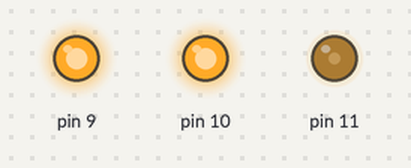
Recording of a sketch running on a simulated Arduino Uno, built with avr-gcc and run on an emulated ATmega328P. On the bench: output pins drawn as LEDs (lit = HIGH). The local clock reads 2024-03-15 10:24:30 at power-on unless the sketch sets it; what the sketch prints to the serial monitor is not drawn.

Above: at 0.1 s.
Timing chart, 0 to 1.6 s (numbered marks = the images above):
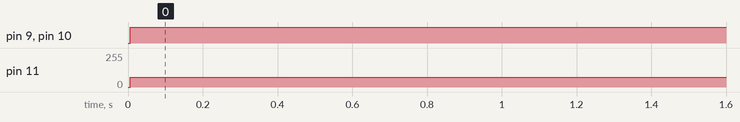

The sketch:

daylight_simulator.ino
```cpp
// ---------- INCLUDES ---------- //
#include "color.h"
#include "realtime.h"


void setup() {
  Serial.begin(9600);
  color.SETUP(9, 10, 11);
  realtime.SETUP();
}

void loop() {
  int utime = realtime.getUniqueTimestamp();
  color.setLedBasedOnTime(utime);
  delay(500);
}
```

color.cpp
```cpp
#include "Arduino.h"
#include "color.h"

//linear gamma correction values
const uint8_t PROGMEM gamma8[] = {
  0,   0,   0,   0,   0,   0,   0,   0,   0,   0,   0,   0,   0,   0,   0,   0,
  0,   0,   0,   0,   0,   0,   0,   0,   0,   0,   0,   0,   1,   1,   1,   1,
  1,   1,   1,   1,   1,   1,   1,   1,   1,   2,   2,   2,   2,   2,   2,   2,
  2,   3,   3,   3,   3,   3,   3,   3,   4,   4,   4,   4,   4,   5,   5,   5,
  5,   6,   6,   6,   6,   7,   7,   7,   7,   8,   8,   8,   9,   9,   9,  10,
  10,  10,  11,  11,  11,  12,  12,  13,  13,  13,  14,  14,  15,  15,  16,  16,
  17,  17,  18,  18,  19,  19,  20,  20,  21,  21,  22,  22,  23,  24,  24,  25,
  25,  26,  27,  27,  28,  29,  29,  30,  31,  32,  32,  33,  34,  35,  35,  36,
  37,  38,  39,  39,  40,  41,  42,  43,  44,  45,  46,  47,  48,  49,  50,  50,
  51,  52,  54,  55,  56,  57,  58,  59,  60,  61,  62,  63,  64,  66,  67,  68,
  69,  70,  72,  73,  74,  75,  77,  78,  79,  81,  82,  83,  85,  86,  87,  89,
  90,  92,  93,  95,  96,  98,  99, 101, 102, 104, 105, 107, 109, 110, 112, 114,
  115, 117, 119, 120, 122, 124, 126, 127, 129, 131, 133, 135, 137, 138, 140, 142,
  144, 146, 148, 150, 152, 154, 196, 158, 160, 162, 164, 167, 169, 171, 173, 175,
  177, 180, 182, 184, 186, 189, 191, 193, 196, 198, 200, 203, 205, 208, 210, 213,
  215, 218, 220, 223, 225, 228, 231, 233, 236, 239, 241, 244, 247, 249, 252, 255
};

byte red    = 0;
byte green  = 0;
byte blue   = 0;

byte redPin;
byte greenPin;
byte bluePin;

const byte nightLED[] = {0, 0, 0};
const byte sunLED[]   = {255, 157, 64};
const byte dayLED[]   = {255, 255, 164};

// unique timestamp for definig when action need to be taken
// calculated like = Hour * Minute * Second / 10
// Had to divide with 10 otherwise we exceed the limit of int
// (changin color every minute is too quick but every second is unneccesary)
const int sunriseBegin  = 2520; // 07:00
const int dawnBegin     = 2880; // 08:00
const int dayBegin      = 3240; // 09:00
const int sunsetBegin   = 6840; // 19:00
const int duskBegin     = 7200; // 20:00
const int nightBegin    = 7920; // 22:00

cclass::cclass() {
}

void cclass::SETUP(byte pin1, byte pin2, byte pin3) {

  redPin    = pin1;
  greenPin  = pin2;
  bluePin   = pin3;

  pinMode(redPin,   OUTPUT);
  pinMode(greenPin, OUTPUT);
  pinMode(bluePin,  OUTPUT);
}

void cclass::setLedBasedOnTime(int utimestamp)
{
  // Night time
  if (nightBegin <= utimestamp ||  utimestamp < sunriseBegin) {
    Serial.print("NIGHT ");
    red   = nightLED[0];
    green = nightLED[1];
    blue  = nightLED[2];
  }
  // Sunrise
  if (sunriseBegin <=  utimestamp && utimestamp < dawnBegin) {
    Serial.print("SUNRISE ");
    red   = map(utimestamp, sunriseBegin, dawnBegin, nightLED[0], sunLED[0]);
    green = map(utimestamp, sunriseBegin, dawnBegin, nightLED[1], sunLED[1]);
    blue  = map(utimestamp, sunriseBegin, dawnBegin, nightLED[2], sunLED[2]);
  }
  // Dawn
  if (dawnBegin <= utimestamp && utimestamp < dayBegin) {
    Serial.print("DAWN ");
    red   = map(utimestamp, dawnBegin, dayBegin, sunLED[0], dayLED[0]);
    green = map(utimestamp, dawnBegin, dayBegin, sunLED[1], dayLED[1]);
    blue  = map(utimestamp, dawnBegin, dayBegin, sunLED[2], dayLED[2]);
  }
  // Daytime
  if (dayBegin <=  utimestamp && utimestamp < sunsetBegin) {
    Serial.print("DAYTIME ");
    red   = dayLED[0];
    green = dayLED[1];
    blue  = dayLED[2];
  }
  // Sunset
  if (sunsetBegin <=  utimestamp && utimestamp < duskBegin) {
    Serial.print("SUNSET ");
    red   = map(utimestamp, sunsetBegin, duskBegin, dayLED[0], sunLED[0]);
    green = map(utimestamp, sunsetBegin, duskBegin, dayLED[1], sunLED[1]);
    blue  = map(utimestamp, sunsetBegin, duskBegin, dayLED[2], sunLED[2]);
  }
  // Dusk
  if (duskBegin <=  utimestamp && utimestamp < nightBegin) {
    Serial.print("DUSK ");
    red   = map(utimestamp, duskBegin, nightBegin, sunLED[0], nightLED[0]);
    green = map(utimestamp, duskBegin, nightBegin, sunLED[1], nightLED[1]);
    blue  = map(utimestamp, duskBegin, nightBegin, sunLED[2], nightLED[2]);
  }

  Serial.print(utimestamp);
  Serial.print(": ");
  cclass::setColor();
}

void cclass::setColor() {

  red   = pgm_read_byte(&gamma8[red]);
  green = pgm_read_byte(&gamma8[green]);
  blue  = pgm_read_byte(&gamma8[blue]);

  analogWrite(redPin,   red);
  analogWrite(greenPin, green);
  analogWrite(bluePin,  blue);

  Serial.print("RGB(");
  Serial.print(red);
  Serial.print(",");
  Serial.print(green);
  Serial.print(",");
  Serial.print(blue);
  Serial.println(")");

}


cclass color = cclass();
```

color.h
```cpp
#ifndef color_h
#define color_h


class cclass {
  public:
    cclass();
    void SETUP(byte pin1, byte pin2, byte pin3);
    void setLedBasedOnTime(int utimestamp);
    void setColor();
};

extern cclass color;
#endif
```

realtime.cpp
```cpp
#include "Arduino.h"
#include "realtime.h"
#include "DS3231.h"
#include "Wire.h"

DS3231 Clock;
bool h12;
bool PM;

rclass::rclass() {
}

void rclass::SETUP() {
  Wire.begin();
  }

int rclass::getUniqueTimestamp()
{
  byte hour = Clock.getHour(h12, PM);
  byte minute = Clock.getMinute();
  byte second = Clock.getSecond();

  Serial.print(hour);
  Serial.print(':');
  Serial.print(minute);
  Serial.print(':');
  Serial.println(second);
  int result = (hour *360) + (minute * 6) + (second / 10);
  return result;
}


rclass realtime = rclass();
```

realtime.h
```cpp
#ifndef realtime_h
#define realtime_h


class rclass {
  public:
    rclass();
    void SETUP();
    int getUniqueTimestamp();
};

extern rclass realtime;
#endif
```

Measured:
- by itself, pin 9, pin 10: LOW → HIGH at 0.01 s
- by itself, pin 11: 0/255 → 74/255 at 0.01 s
